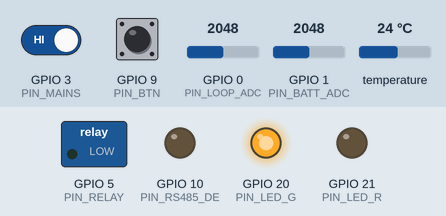
The sketch below on a simulated ESP32-C3. Parts: switched loads named in the sketch (green lamp = pin HIGH), output pins drawn as LEDs (lit = HIGH). Inputs (shaded band) come from the test bench; at power-on: GPIO 1 (PIN_BATT_ADC) = 2048, GPIO 3 (PIN_MAINS) HIGH, GPIO 0 (PIN_LOOP_ADC) = 2048, GPIO 9 (PIN_BTN) HIGH, temperature 24 °C. WiFi joins after 1.5 s; servers stay silent unless stated; uploads are accepted with an empty reply; EEPROM starts erased; what the sketch prints to the serial monitor is not drawn. At 13.5 s the program puts the board to deep sleep or switches it off; the recording ends there.

Above: at 2.7 s.
2.8 s: GPIO 1 (PIN_BATT_ADC) set to 1228
At 9.2 s:
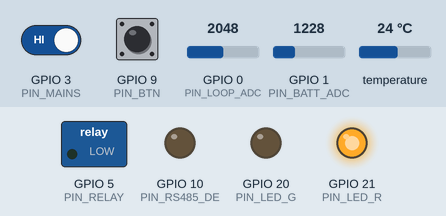
9.5 s: GPIO 3 (PIN_MAINS) driven LOW
13.5 s: GPIO 1 (PIN_BATT_ADC) set to 2047
Timing chart, 0 to 13.5 s (numbered marks = the images above; inputs shaded):
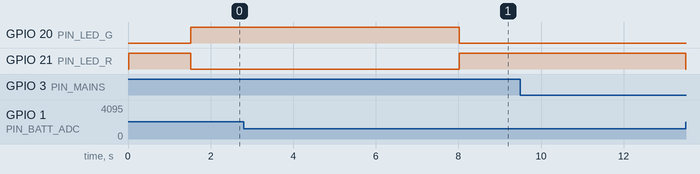

Measured:
- after the input at 9.5 s, every drawn part: stays the same

The sketch:

coredash-link.ino
```cpp
/*
 * CoreDash Link · เฟิร์มแวร์ ESP32-C3  v1.0.0
 * ─────────────────────────────────────────────
 * กล่องเล็กติดในตู้ไฟ อ่านค่าแล้วส่งขึ้น coredashtech.com ทุก 60 วินาที
 *   - มิเตอร์ไฟ RS485 (Modbus RTU): PZEM-016 หรือ Eastron SDM120
 *   - หัววัดอุณหภูมิ DS18B20 (ไม่ต่อก็ได้)
 *   - เซนเซอร์ระดับน้ำ 4–20 mA (ไม่ต่อก็ได้)
 *   - สถานะไฟเมน (ดูจากไฟ 24V ของแหล่งจ่ายรางดิน) + แรงดันแบตสำรอง 18650
 * พอไฟเมนดับ บอร์ดยังทำงานด้วยแบตและส่ง "ไฟดับ" ขึ้นไปทันที (ถ้าเราเตอร์มี UPS)
 *
 * ไลบรารี (Arduino IDE → Library Manager):
 *   - "WiFiManager" โดย tzapu
 *   - "OneWire" โดย Paul Stoffregen
 *   - "DallasTemperature" โดย Miles Burton
 * บอร์ด: "ESP32C3 Dev Module" (Board Manager: "esp32" โดย Espressif v3.x)
 *   ตั้ง Tools → USB CDC On Boot: Enabled  แล้วเสียบสาย USB-C ที่บอร์ดเพื่อลงโปรแกรม
 *
 * ใช้งานครั้งแรก:
 *   1) จ่ายไฟ 24V ไฟ LED แดงกะพริบ = รอตั้ง Wi-Fi
 *   2) ต่อมือถือเข้า Wi-Fi "CoreDash-Link-xxxx" (รหัส coredash)
 *   3) เลือก Wi-Fi บ้าน · ใส่รหัสอุปกรณ์ cdw_... · เลือกชนิดมิเตอร์และเลข Modbus
 * รีเซ็ตค่า: กดปุ่มค้าง 5 วินาทีขณะทำงาน
 *
 * ฝั่งเซิร์ฟเวอร์ต้องรัน supabase/link-upgrade.sql ก่อน (เพิ่มช่องข้อมูลใหม่)
 *
 * © 2026 CoreDash Technology · โทร 081-923-2380
 */
#include <WiFi.h>
#include <WiFiClientSecure.h>
#include <HTTPClient.h>
#include <Preferences.h>
#include <WiFiManager.h>
#include <OneWire.h>
#include <DallasTemperature.h>
#include "esp_sleep.h"

// ───── ค่าตั้ง (หน้าเว็บกรอกให้อัตโนมัติตอนดาวน์โหลด) ─────
static const char* SUPABASE_URL = "__SUPABASE_URL__";
static const char* SUPABASE_KEY = "__SUPABASE_KEY__";   // publishable key (เปิดเผยได้)
static const char* DEVICE_KEY_DEFAULT = "__DEVICE_KEY__";
static const char* AP_PASS = "coredash";
static const char* FW_VERSION = "link-1.0.0";

// ───── ขา ESP32-C3-MINI-1 (ตรงกับวงจร CoreDash Link v1) ─────
static const int PIN_LOOP_ADC = 0;   // 4–20 mA ผ่านตัวต้านทาน 100 Ω
static const int PIN_BATT_ADC = 1;   // แบต 18650 ผ่านตัวแบ่ง 100k/100k
static const int PIN_MAINS    = 3;   // 24V มี = HIGH (ตัวแบ่ง 100k/10k) · ใช้ปลุกจาก deep sleep ได้
static const int PIN_1WIRE    = 4;   // DS18B20 (pull-up 4.7k)
static const int PIN_RELAY    = 5;   // รีเลย์ (สำรองไว้ใช้รุ่นถัดไป ตอนนี้ปิดไว้)
static const int PIN_RS485_RX = 6;   // RO ของ MAX3485
static const int PIN_RS485_TX = 7;   // DI ของ MAX3485
static const int PIN_RS485_DE = 10;  // DE+/RE ของ MAX3485 (HIGH = ส่ง)
static const int PIN_BTN      = 9;   // ปุ่ม BOOT/ตั้งค่า
static const int PIN_LED_G    = 20;  // LED เขียว
static const int PIN_LED_R    = 21;  // LED แดง

static const float SHUNT_OHM   = 100.0f;  // 0.1%
static const float BATT_DIV    = 2.0f;
static const float BATT_CUTOFF = 3.30f;   // ต่ำกว่านี้ตอนไฟดับ = หลับรอไฟกลับ ถนอมแบต

enum MeterType { METER_NONE = 0, METER_PZEM016 = 1, METER_SDM120 = 2 };

HardwareSerial RS(1);
OneWire oneWire(PIN_1WIRE);
DallasTemperature ds(&oneWire);
Preferences prefs;

String deviceKey;
int meterType = METER_PZEM016;
int meterAddr = 1;
uint32_t intervalMs = 60000;
uint32_t lastSend = 0, nextRetry = 0;
int failCount = 0;
bool mainsOk = true, mainsRaw = true, sendNow = false, badKey = false, haveDs = false;
uint32_t mainsChangedAt = 0;

struct Reading { float v, a, w, kwh, pf, hz, temp, level, batt; bool mains; };

// ───── ตัวช่วยทั่วไป ─────
bool validKey(const String& k) {
  if (k.length() != 28 || !k.startsWith("cdw_")) return false;
  for (size_t i = 4; i < k.length(); i++) {
    char c = k[i];
    if (!((c >= 'A' && c <= 'Z') || (c >= '2' && c <= '9'))) return false;
  }
  return true;
}

void addNum(String& js, const char* name, float v, int digits) {
  js += ",\""; js += name; js += "\":";
  if (isnan(v)) js += "null"; else js += String(v, digits);
}

uint32_t avgMilliVolts(int pin, int n = 16) {
  uint32_t s = 0;
  for (int i = 0; i < n; i++) { s += analogReadMilliVolts(pin); delayMicroseconds(200); }
  return s / n;
}

// ───── Modbus RTU (อ่าน input register, function 0x04) ─────
uint16_t crc16(const uint8_t* b, size_t n) {
  uint16_t crc = 0xFFFF;
  for (size_t i = 0; i < n; i++) {
    crc ^= b[i];
    for (int j = 0; j < 8; j++) crc = (crc & 1) ? (crc >> 1) ^ 0xA001 : crc >> 1;
  }
  return crc;
}

bool modbusRead(uint8_t addr, uint16_t reg, uint16_t cnt, uint16_t* out) {
  if (cnt == 0 || cnt > 25) return false;
  uint8_t req[8] = { addr, 0x04, (uint8_t)(reg >> 8), (uint8_t)reg, (uint8_t)(cnt >> 8), (uint8_t)cnt, 0, 0 };
  uint16_t c = crc16(req, 6);
  req[6] = c & 0xFF; req[7] = c >> 8;
  while (RS.available()) RS.read();
  digitalWrite(PIN_RS485_DE, HIGH);
  RS.write(req, 8);
  RS.flush();                       // รอส่งครบก่อนสลับเป็นรับ
  digitalWrite(PIN_RS485_DE, LOW);

  const size_t need = 5 + 2 * cnt;
  uint8_t buf[64];
  size_t got = 0;
  uint32_t t0 = millis();
  while (got < need && millis() - t0 < 500) {
    if (RS.available()) buf[got++] = RS.read(); else delay(1);
  }
  if (got < need || buf[0] != addr || buf[1] != 0x04 || buf[2] != 2 * cnt) return false;
  if (crc16(buf, need - 2) != (uint16_t)(buf[need - 2] | (buf[need - 1] << 8))) return false;
  for (uint16_t i = 0; i < cnt; i++) out[i] = (buf[3 + 2 * i] << 8) | buf[4 + 2 * i];
  return true;
}

float regFloat(const uint16_t* r) {          // SDM120: float 32 บิต word สูงมาก่อน
  uint32_t u = ((uint32_t)r[0] << 16) | r[1];
  float f; memcpy(&f, &u, 4);
  return f;
}

bool readMeter(Reading& m) {
  if (meterType == METER_PZEM016) {
    // PZEM-016: 10 register เริ่ม 0x0000 · V×0.1 · A×0.001 · W×0.1 · Wh · Hz×0.1 · PF×0.01
    uint16_t r[10];
    if (!modbusRead(meterAddr, 0x0000, 10, r)) return false;
    m.v   = r[0] * 0.1f;
    m.a   = (((uint32_t)r[2] << 16) | r[1]) * 0.001f;
    m.w   = (((uint32_t)r[4] << 16) | r[3]) * 0.1f;
    m.kwh = (((uint32_t)r[6] << 16) | r[5]) / 1000.0f;
    m.hz  = r[7] * 0.1f;
    m.pf  = r[8] * 0.01f;
    return true;
  }
  if (meterType == METER_SDM120) {
    // Eastron SDM120: 0x0000 V · 0x0006 A · 0x000C W · 0x001E PF · 0x0046 Hz · 0x0156 kWh รวม
    uint16_t r[2];
    if (!modbusRead(meterAddr, 0x0000, 2, r)) return false;
    m.v = regFloat(r);
    if (!modbusRead(meterAddr, 0x0006, 2, r)) return false;
    m.a = regFloat(r);
    if (!modbusRead(meterAddr, 0x000C, 2, r)) return false;
    m.w = regFloat(r);
    if (modbusRead(meterAddr, 0x001E, 2, r)) m.pf = fabsf(regFloat(r));
    if (modbusRead(meterAddr, 0x0046, 2, r)) m.hz = regFloat(r);
    if (modbusRead(meterAddr, 0x0156, 2, r)) m.kwh = regFloat(r);
    return true;
  }
  return false;
}

void beginRS485() {
  RS.end();
  long baud = (meterType == METER_SDM120) ? 2400 : 9600;   // ค่าเริ่มต้นจากโรงงานของแต่ละรุ่น
  RS.begin(baud, SERIAL_8N1, PIN_RS485_RX, PIN_RS485_TX);
}

// ───── อ่านทุกอย่าง ─────
Reading readAll() {
  Reading m;
  m.v = m.a = m.w = m.kwh = m.pf = m.hz = m.temp = m.level = NAN;
  m.mains = mainsOk;
  m.batt = avgMilliVolts(PIN_BATT_ADC) * BATT_DIV / 1000.0f;
  if (m.batt < 2.5f) m.batt = NAN;              // ไม่ได้ใส่แบต

  if (m.mains && meterType != METER_NONE) readMeter(m);   // ไฟดับ = มิเตอร์ดับด้วย ไม่ต้องอ่าน

  if (haveDs) {
    ds.requestTemperatures();
    float t = ds.getTempCByIndex(0);
    if (t != DEVICE_DISCONNECTED_C && t > -50 && t < 125) m.temp = t;
  }

  if (m.mains) {                                 // เซนเซอร์ 4–20 mA ใช้ไฟ 24V
    float mA = avgMilliVolts(PIN_LOOP_ADC) / SHUNT_OHM;
    if (mA >= 3.0f) m.level = constrain((mA - 4.0f) / 16.0f * 100.0f, 0.0f, 100.0f);
  }
  return m;
}

// ───── ส่งขึ้น coredashtech.com ─────
// ผลลัพธ์: 1 = สำเร็จ · 0 = ล้มเหลว · 2 = ส่งเร็วเกิน (ลองใหม่อีก 11 วินาที)
int sendReading() {
  Reading m = readAll();
  String js = "{\"p_key\":\""; js += deviceKey; js += "\"";
  addNum(js, "p_v", m.v, 1); addNum(js, "p_a", m.a, 3); addNum(js, "p_w", m.w, 1);
  addNum(js, "p_kwh", m.kwh, 3); addNum(js, "p_pf", m.pf, 2); addNum(js, "p_hz", m.hz, 1);
  js += ",\"p_mains\":"; js += m.mains ? "true" : "false";
  addNum(js, "p_batt", m.batt, 2); addNum(js, "p_temp", m.temp, 1); addNum(js, "p_level", m.level, 1);
  js += ",\"p_fw\":\""; js += FW_VERSION; js += "\"}";

  WiFiClientSecure client;
  client.setInsecure();   // เข้ารหัสระหว่างทางแล้ว ถ้าต้องการตรวจใบรับรองให้ใช้ setCACert(...)
  HTTPClient http;
  http.setTimeout(10000);
  String url = String(SUPABASE_URL) + "/rest/v1/rpc/watch_ingest";
  if (!http.begin(client, url)) return 0;
  http.addHeader("Content-Type", "application/json");
  http.addHeader("apikey", SUPABASE_KEY);
  int code = http.POST(js);
  String body = code > 0 ? http.getString() : "";
  http.end();

  Serial.printf("[link] %s\n[link] POST %d %s\n", js.c_str(), code, body.c_str());
  if (code == 404) Serial.println("[link] เซิร์ฟเวอร์ยังไม่รองรับ Link: รัน supabase/link-upgrade.sql ก่อน");
  if (code != 200) return 0;
  badKey = body.indexOf("unknown device") >= 0 || body.indexOf("bad key") >= 0;
  if (badKey) return 0;
  if (body.indexOf("too fast") >= 0) return 2;
  int p = body.indexOf("\"interval\"");
  if (p >= 0) {
    int c = body.indexOf(':', p);
    long sec = c > 0 ? body.substring(c + 1).toInt() : 0;
    if (sec >= 15 && sec <= 3600) intervalMs = (uint32_t)sec * 1000UL;
  }
  return (body.indexOf("\"ok\": true") >= 0 || body.indexOf("\"ok\":true") >= 0) ? 1 : 0;
}

// ───── หน้าตั้งค่า Wi-Fi ─────
void startPortal(bool force) {
  WiFiManager wm;
  char keyBuf[40], typeBuf[4], addrBuf[5];
  strncpy(keyBuf, deviceKey.c_str(), sizeof(keyBuf) - 1); keyBuf[sizeof(keyBuf) - 1] = '\0';
  snprintf(typeBuf, sizeof(typeBuf), "%d", meterType);
  snprintf(addrBuf, sizeof(addrBuf), "%d", meterAddr);
  WiFiManagerParameter pKey("key", "รหัสอุปกรณ์ (cdw_...)", keyBuf, 30);
  WiFiManagerParameter pType("mtype", "ชนิดมิเตอร์: 1=PZEM-016 · 2=SDM120 · 0=ไม่มี", typeBuf, 2);
  WiFiManagerParameter pAddr("maddr", "เลข Modbus ของมิเตอร์ (ปกติ 1)", addrBuf, 4);
  wm.addParameter(&pKey); wm.addParameter(&pType); wm.addParameter(&pAddr);
  wm.setTitle("CoreDash Link");
  wm.setConfigPortalTimeout(300);
  String ap = "CoreDash-Link-" + String((uint32_t)(ESP.getEfuseMac() & 0xFFFF), HEX);

  bool ok = force ? wm.startConfigPortal(ap.c_str(), AP_PASS) : wm.autoConnect(ap.c_str(), AP_PASS);
  String k = String(pKey.getValue()); k.trim();
  if (validKey(k) && k != deviceKey) { deviceKey = k; prefs.putString("key", deviceKey); }
  int t = atoi(pType.getValue());
  if (t >= METER_NONE && t <= METER_SDM120) { meterType = t; prefs.putInt("mtype", t); }
  int a = atoi(pAddr.getValue());
  if (a >= 1 && a <= 247) { meterAddr = a; prefs.putInt("maddr", a); }
  if (!ok) { delay(1000); ESP.restart(); }
}

void factoryReset() {
  for (int i = 0; i < 10; i++) { digitalWrite(PIN_LED_R, HIGH); delay(60); digitalWrite(PIN_LED_R, LOW); delay(60); }
  prefs.clear();
  WiFiManager wm; wm.resetSettings();
  delay(500);
  ESP.restart();
}

// ไฟดับนานจนแบตใกล้หมด → หลับลึก ตื่นเองเมื่อ 24V กลับมา (GPIO3 = HIGH)
void sleepUntilMains() {
  Serial.println("[link] แบตต่ำ หลับรอไฟกลับ");
  digitalWrite(PIN_LED_G, LOW); digitalWrite(PIN_LED_R, LOW);
  WiFi.disconnect(true); WiFi.mode(WIFI_OFF);
  esp_deep_sleep_enable_gpio_wakeup(1ULL << PIN_MAINS, ESP_GPIO_WAKEUP_GPIO_HIGH);
  esp_deep_sleep_start();
}

// ไฟ LED: เขียวค้าง = ปกติ · เขียวกะพริบช้า = ไฟดับ ใช้แบต · แดงค้าง = ต่อเน็ต/ส่งไม่ได้ · แดงกะพริบเร็ว = รหัสอุปกรณ์ผิด
void updateLeds() {
  uint32_t t = millis();
  bool online = WiFi.status() == WL_CONNECTED && failCount == 0;
  if (badKey) { digitalWrite(PIN_LED_G, LOW); digitalWrite(PIN_LED_R, (t / 150) % 2); return; }
  if (!online) { digitalWrite(PIN_LED_G, LOW); digitalWrite(PIN_LED_R, HIGH); return; }
  digitalWrite(PIN_LED_R, LOW);
  digitalWrite(PIN_LED_G, mainsOk ? HIGH : ((t / 1000) % 2));
}

void setup() {
  Serial.begin(115200);
  pinMode(PIN_LED_G, OUTPUT); pinMode(PIN_LED_R, OUTPUT);
  pinMode(PIN_RELAY, OUTPUT); digitalWrite(PIN_RELAY, LOW);
  pinMode(PIN_RS485_DE, OUTPUT); digitalWrite(PIN_RS485_DE, LOW);
  pinMode(PIN_BTN, INPUT_PULLUP);
  pinMode(PIN_MAINS, INPUT);
  analogSetPinAttenuation(PIN_LOOP_ADC, ADC_11db);
  analogSetPinAttenuation(PIN_BATT_ADC, ADC_11db);

  prefs.begin("cdlink", false);
  deviceKey = prefs.getString("key", "");
  if (!validKey(deviceKey) && validKey(String(DEVICE_KEY_DEFAULT))) deviceKey = DEVICE_KEY_DEFAULT;
  meterType = prefs.getInt("mtype", METER_PZEM016);
  meterAddr = prefs.getInt("maddr", 1);

  mainsOk = mainsRaw = digitalRead(PIN_MAINS) == HIGH;
  ds.begin();
  haveDs = ds.getDeviceCount() > 0;

  digitalWrite(PIN_LED_R, HIGH);
  WiFi.mode(WIFI_STA);
  WiFi.setAutoReconnect(true);
  startPortal(!validKey(deviceKey));
  beginRS485();
  lastSend = millis() - intervalMs + 5000;   // ส่งครั้งแรกหลังเปิดเครื่อง 5 วินาที
}

void loop() {
  // ปุ่มค้าง 5 วินาที = ล้างค่า
  if (digitalRead(PIN_BTN) == LOW) {
    uint32_t t0 = millis();
    while (digitalRead(PIN_BTN) == LOW) { if (millis() - t0 > 5000) factoryReset(); delay(20); }
  }

  // ไฟเมนเปลี่ยนสถานะ (นิ่ง 1.5 วินาที) → ส่งทันที
  bool raw = digitalRead(PIN_MAINS) == HIGH;
  if (raw != mainsRaw) { mainsRaw = raw; mainsChangedAt = millis(); }
  if (mainsRaw != mainsOk && millis() - mainsChangedAt > 1500) {
    mainsOk = mainsRaw;
    Serial.printf("[link] ไฟเมน %s\n", mainsOk ? "กลับมา" : "ดับ");
    sendNow = true;
  }

  bool due = millis() - lastSend >= intervalMs;
  bool retry = nextRetry && (int32_t)(millis() - nextRetry) >= 0;
  if ((due || sendNow || retry) && WiFi.status() == WL_CONNECTED) {
    lastSend = millis(); sendNow = false; nextRetry = 0;
    int r = sendReading();
    if (r == 1) failCount = 0;
    else if (r == 2) nextRetry = millis() + 11000;
    else if (++failCount >= 10 && mainsOk) ESP.restart();   // ส่งไม่ได้ 10 รอบติด ลองเริ่มใหม่
  } else if (due) {
    lastSend = millis();
    if (++failCount >= 10 && mainsOk) ESP.restart();
  }

  if (!mainsOk) {
    float b = avgMilliVolts(PIN_BATT_ADC) * BATT_DIV / 1000.0f;
    if (b > 2.5f && b < BATT_CUTOFF) sleepUntilMains();
  }

  updateLeds();
  delay(20);
}
```
